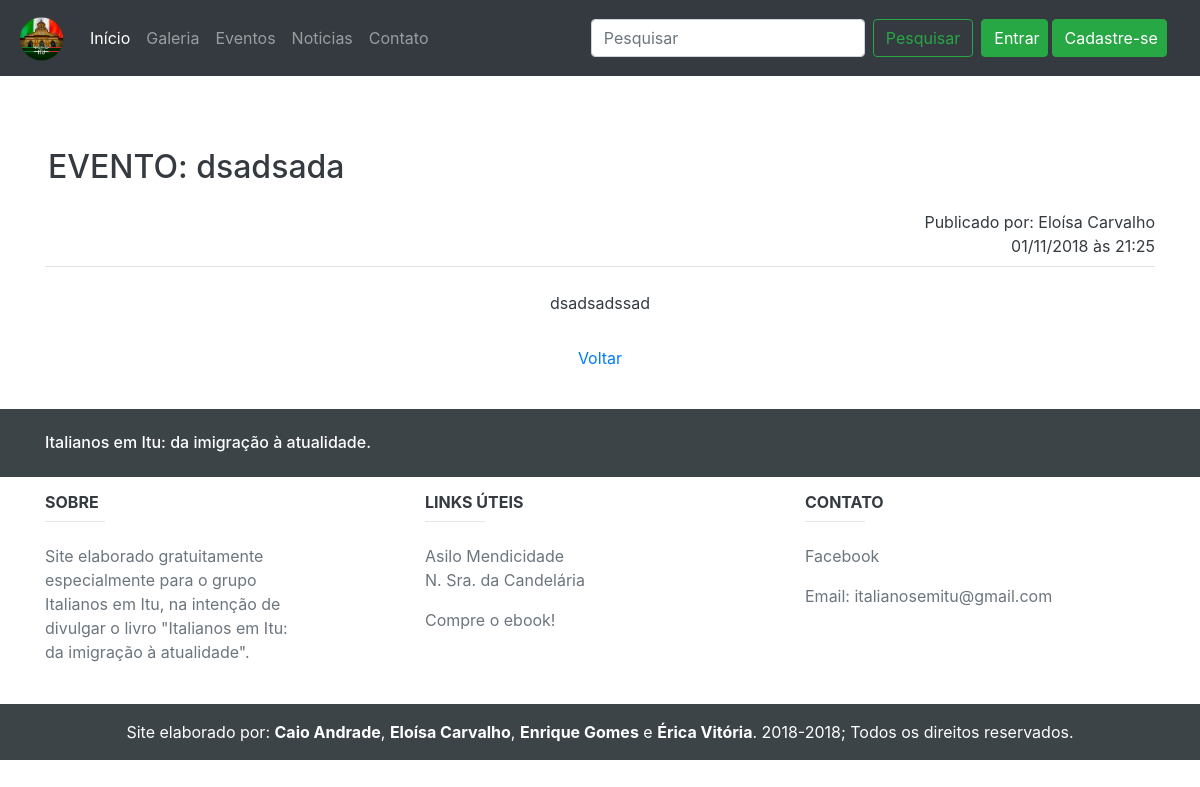
/index.php?&pg=noticia&id=46, run on the app's committed database.
### tables this page shows
CREATE TABLE `noticias` (
  `not_cod` int(11) NOT NULL,
  `not_autor` varchar(100) NOT NULL,
  `not_titulo` varchar(128) NOT NULL,
  `not_subtitulo` varchar(256) DEFAULT NULL,
  `not_data` date NOT NULL,
  `not_hora` time NOT NULL,
  `not_img` varchar(256) DEFAULT NULL,
  `not_cat` varchar(3) NOT NULL DEFAULT 'not',
  `not_ativo` int(11) NOT NULL
);

CREATE TABLE `textonoticias` (
  `noticias_not_cod` int(11) NOT NULL,
  `text_texto` text NOT NULL
);

### db/classes/DAO/noticiasDAO.class.php (called while the page is built, shortened)
<?php
require_once ("conexao.class.php");
class noticiasDAO {
    function __construct() {
        $this->con = new Conexao();
        $this->pdo = $this->con->Connect();
    }
    function pegarNoticia($not_cod){
        try {
            $stmt = $this->pdo->prepare("SELECT * FROM noticias WHERE not_cod = :not_cod");
            $param = array(":not_cod" => $not_cod);
            $stmt->execute($param);
            if($stmt->rowCount() > 0){
                $consulta = $stmt->fetch(PDO::FETCH_ASSOC);
                return $consulta;
            }else{
                return '';
            }
        } catch (PDOException $ex) {
            echo "ERRO 302: {$ex->getMessage()}";
        }
    }
}

### db/classes/DAO/conexao.class.php (called while the page is built, shortened)
<?php
class Conexao {
    public function Connect() {
        try {
            $this->user = "root";
            $this->pass = "";
            $this->host = "127.0.0.1";
            $this->base = "italianosdb";
            $parametros = array(PDO::MYSQL_ATTR_INIT_COMMAND => "SET NAMES UTF8");
            $this->file = "mysql:host=" . $this->host . ";dbname=" . $this->base;
            $this->pdo = new PDO($this->file, $this->user, $this->pass, $parametros);
            $this->pdo->setAttribute(PDO::ATTR_ERRMODE, PDO::ERRMODE_EXCEPTION);
            $this->pdo->setAttribute(PDO::ATTR_EMULATE_PREPARES, false);
            $this->pdo->setAttribute(PDO::ATTR_PERSISTENT, true);
            return $this->pdo;
        } catch (PDOException $ex) {
            echo "Erro no sistema" . $ex->getMessage();
        }
    }
}
?>

### db/classes/DAO/textonoticiasDAO.class.php (called while the page is built, shortened)
<?php
require_once ("conexao.class.php");
class textonoticiasDAO {
    function __construct() {
        $this->con = new Conexao();
        $this->pdo = $this->con->Connect();
    }
    function pegarTextoNoticia($not_cod){
        try {
            $stmt = $this->pdo->prepare("SELECT * FROM textonoticias WHERE noticias_not_cod = :not_cod");
            $param = array(":not_cod" => $not_cod);
            $stmt->execute($param);
            if($stmt->rowCount() > 0){
                $consulta = $stmt->fetch(PDO::FETCH_ASSOC);
                return $consulta;
            }else{
                return '';
            }
        } catch (PDOException $ex) {
            echo "ERRO 402: {$ex->getMessage()}";
        }
    }
}

### pags/noticia.php (the view, shortened to what this page needs)
<?php
    if(isset($_GET['id'])){
        $not_cod = $_GET['id'];
    }else{
        ?>
        <script type="text/javascript">
            document.location.href = "index.php?&pg=noticias&pagina=1";
        </script>
        <?php
    }
    require_once ("db/classes/DAO/noticiasDAO.class.php");
    require_once ("db/classes/DAO/textonoticiasDAO.class.php");
    $noticiasDAO = new noticiasDAO();
    $textonoticiasDAO = new textonoticiasDAO();
    $noticia = $noticiasDAO->pegarNoticia($not_cod);
    $textonoticia = $textonoticiasDAO->pegarTextoNoticia($not_cod);
    $data = date("d/m/Y", strtotime($noticia['not_data']));
    $hora = date("H:i", strtotime($noticia['not_hora']));
                ?>
<div class="container mt-4">
    <div class="row">
        <div class="col-md-12">
            <form name="noticia" action="" method="post" enctype="">
                <div class="form-row justify-content-center">
                    <div class="p-3 mb-2 bg-white text-dark"></div>
                </div>
                <div class="form-row text-center">
                <div class="p-2 mb-2 bg-white text-dark"><h2>
                <?php if($noticia['not_cat'] == 'not'){
                        echo 'NOTÍCIA: ';
                    }elseif($noticia['not_cat'] == 'eve'){
                        echo 'EVENTO: ';
                    } ?>
                    <?= $noticia['not_titulo']; ?></h2></div>
                </div>
                <div class="text-right">
                    <div class="bg-white text-dark">Publicado por: <?= $noticia['not_autor']; ?></div>
                </div>
                <div class="text-right">
                    <div class="mb-2 bg-white text-dark"><?= $data . ' às ' . $hora; ?></div>
                </div>
                <div class="border-top">
                    <div class="form-row justify-content-center">
                        <div class="p-3 mb-2 bg-white text-dark"><?= $textonoticia['text_texto']; ?></div>
                    </div>
                    <div class="form-row justify-content-center">
                        <div class="form-group col-md-3 text-center">
                            <a href="index.php" class="btn btn-link">Voltar</a>
                        </div>
                    </div>
                </div>
            </form>
        </div>
    </div>
</div>

### data on the page
noticias: not_titulo "dsadsada", not_autor "Eloísa Carvalho", not_data "01/11/2018", not_hora "21:25"
textonoticias: text_texto "dsadsadssad"
